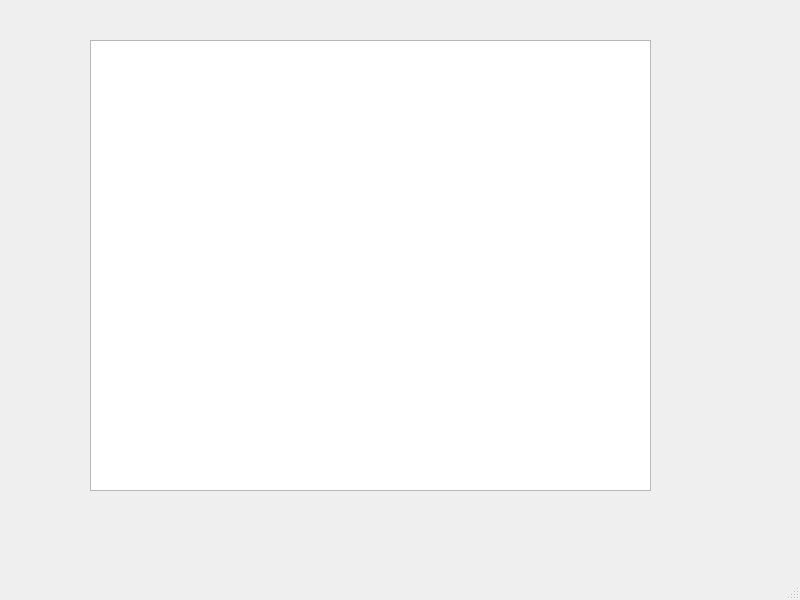
<?xml version="1.0" encoding="UTF-8"?>
<ui version="4.0">
 <class>MainWindow</class>
 <widget class="QMainWindow" name="MainWindow">
  <property name="geometry">
   <rect>
    <x>0</x>
    <y>0</y>
    <width>800</width>
    <height>600</height>
   </rect>
  </property>
  <property name="windowTitle">
   <string>MainWindow</string>
  </property>
  <widget class="QWidget" name="centralwidget">
   <widget class="QTableWidget" name="tableWidget">
    <property name="geometry">
     <rect>
      <x>90</x>
      <y>40</y>
      <width>561</width>
      <height>451</height>
     </rect>
    </property>
   </widget>
  </widget>
  <widget class="QMenuBar" name="menubar">
   <property name="geometry">
    <rect>
     <x>0</x>
     <y>0</y>
     <width>800</width>
     <height>21</height>
    </rect>
   </property>
  </widget>
  <widget class="QStatusBar" name="statusbar"/>
 </widget>
 <resources/>
 <connections/>
</ui>
